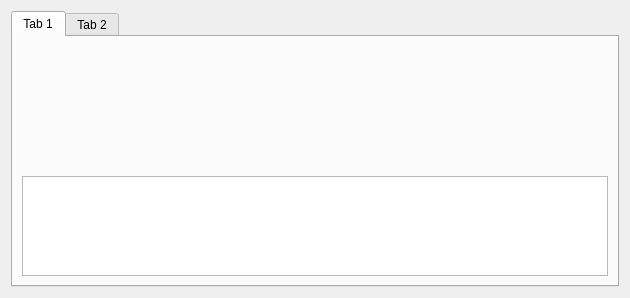
<?xml version="1.0" encoding="UTF-8"?>
<ui version="4.0">
 <class>Form</class>
 <widget class="QWidget" name="Form">
  <property name="geometry">
   <rect>
    <x>0</x>
    <y>0</y>
    <width>630</width>
    <height>298</height>
   </rect>
  </property>
  <property name="windowTitle">
   <string>Form</string>
  </property>
  <layout class="QVBoxLayout" name="verticalLayout">
   <item>
    <widget class="QTabWidget" name="tabWidget">
     <property name="currentIndex">
      <number>0</number>
     </property>
     <widget class="QWidget" name="tab">
      <attribute name="title">
       <string>Tab 1</string>
      </attribute>
      <layout class="QVBoxLayout" name="verticalLayout_2">
       <item>
        <widget class="QWidget" name="graph" native="true"/>
       </item>
       <item>
        <widget class="QTableView" name="tableView">
         <property name="maximumSize">
          <size>
           <width>16777215</width>
           <height>100</height>
          </size>
         </property>
        </widget>
       </item>
      </layout>
     </widget>
     <widget class="QWidget" name="tab_2">
      <attribute name="title">
       <string>Tab 2</string>
      </attribute>
     </widget>
    </widget>
   </item>
  </layout>
 </widget>
 <resources/>
 <connections/>
</ui>
